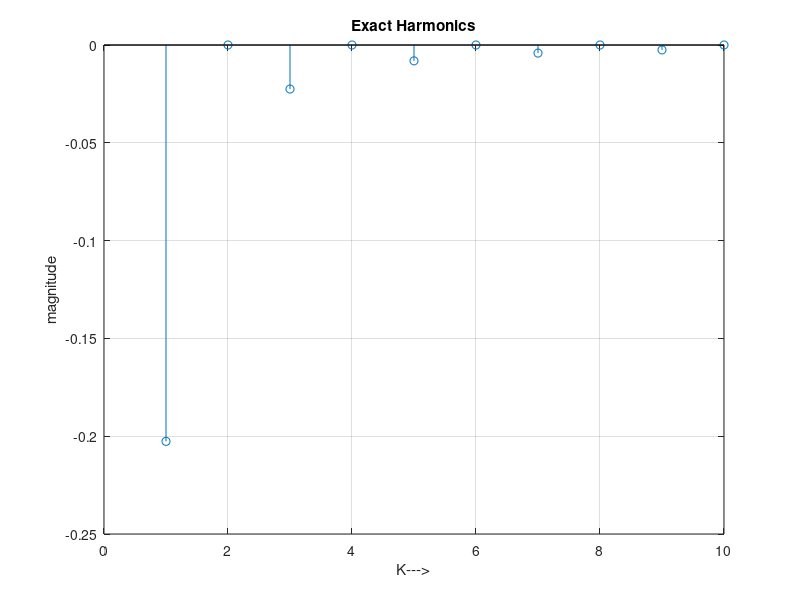
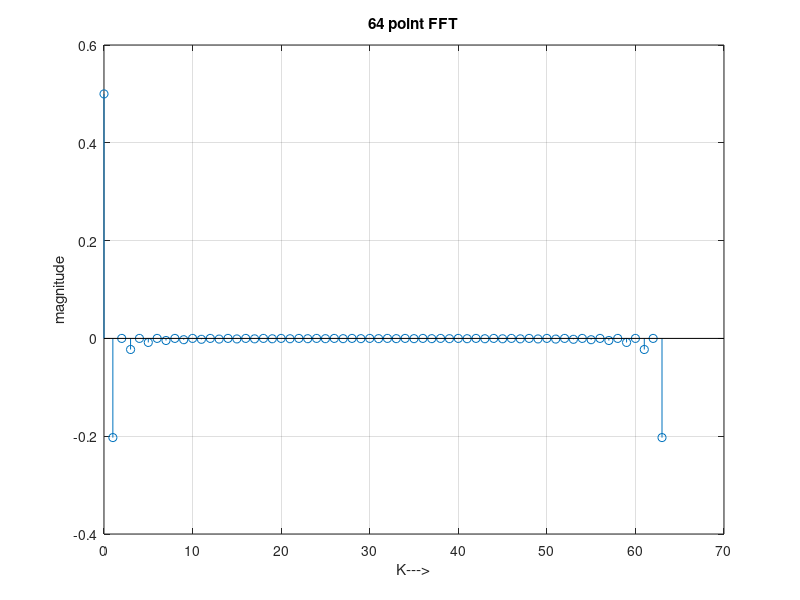
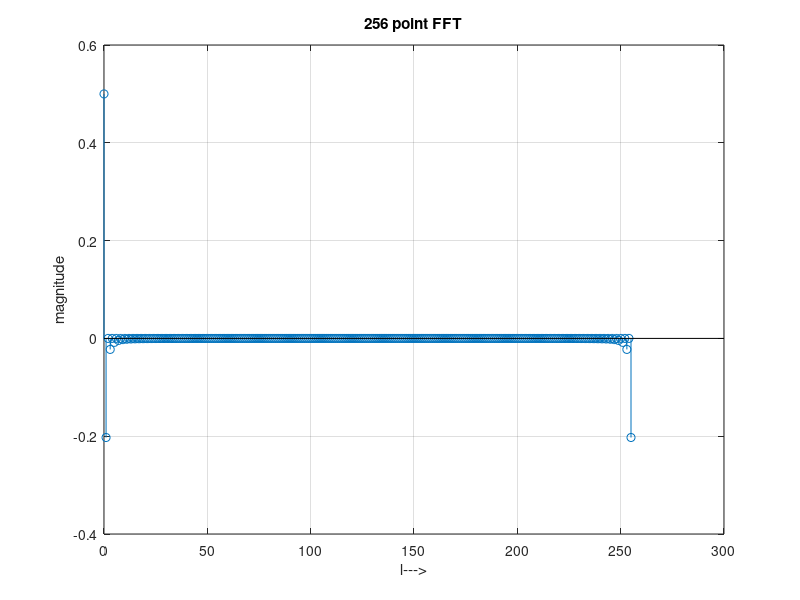

Write MATLAB code to recreate these figures, in order.
clear;clc;close all;
% Task 4- To obtain the Fourier series coefficients
k=1:10;
% Task 4a- Exact
fsc_xact=-(1-cos(pi.*k))./(pi.*k).^2;
figure;
stem(fsc_xact);
title('Exact Harmonics');
xlabel('K--->');
ylabel('magnitude');
grid on;
% Task 4b - Using 64 point FFT
n=0:63;
fsc64=1-abs(1-n./32);
Fsc64=fft(fsc64)/64;
figure;
stem(n,(Fsc64));
title('64 point FFT');
xlabel('K--->');
ylabel('magnitude');
grid on;
% Task 4c - Using 256 point FFT
n=0:255;
fsc256=1-abs(1-n./128);
Fsc256=fft(fsc256)/256;
figure;
stem(n,(Fsc256));
title('256 point FFT');
xlabel('l--->');
ylabel('magnitude');
grid on;